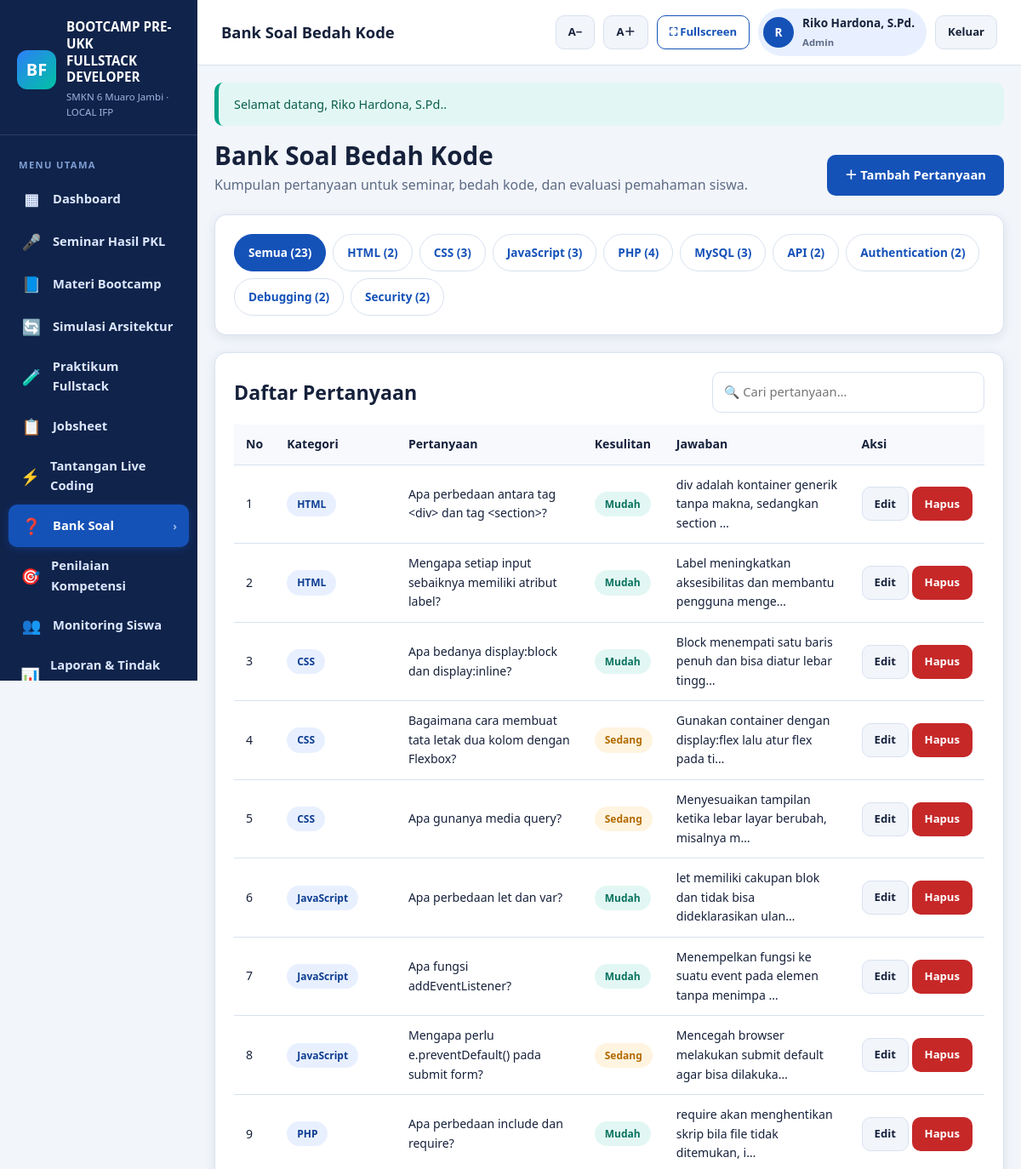
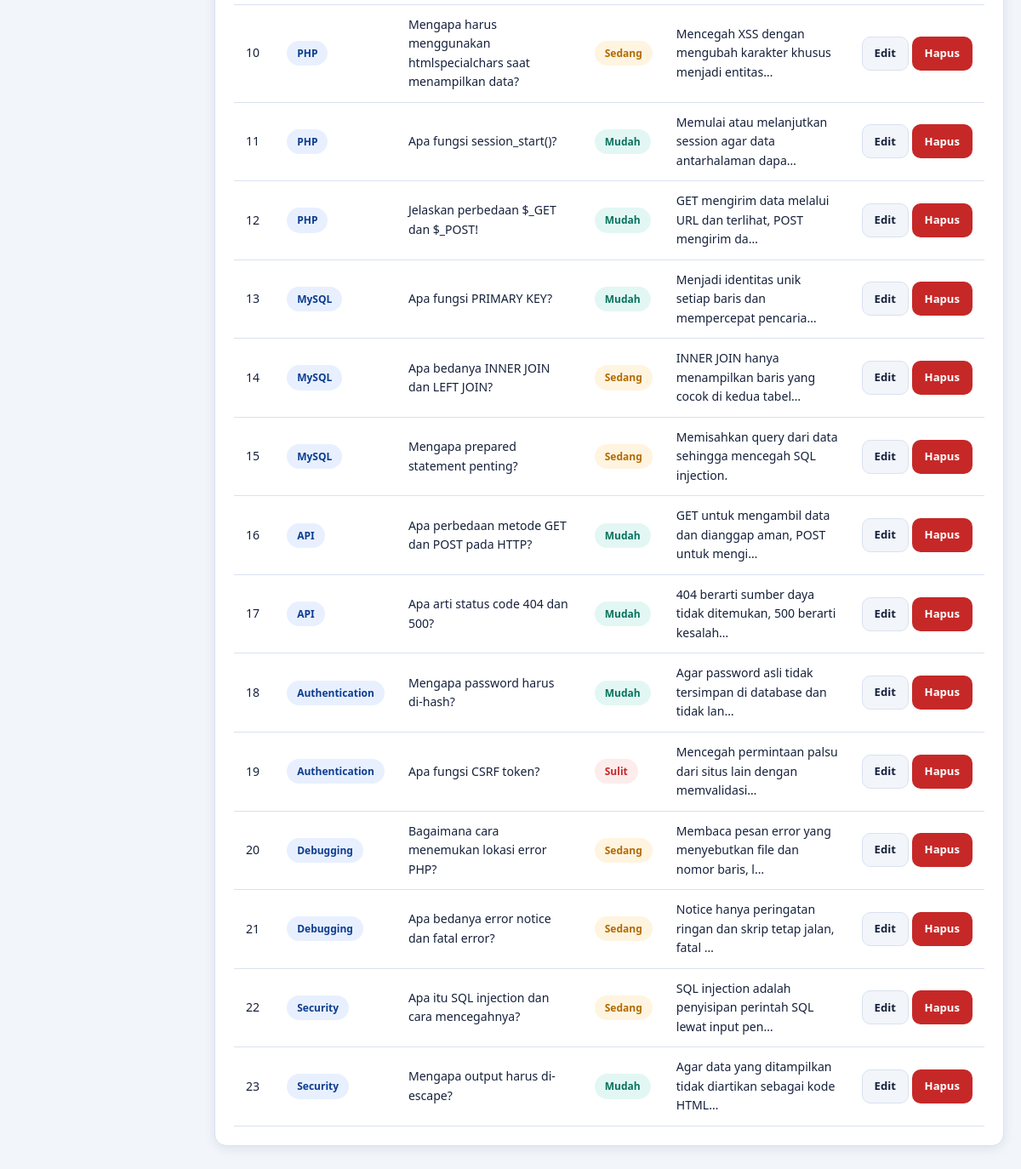
Screenshot of /modules/questions/index.php (signed in) with the database file from the repository (2 pictures, top to bottom).
### tables this page shows
CREATE TABLE users (
  id          INT UNSIGNED AUTO_INCREMENT PRIMARY KEY,
  username    VARCHAR(50) NOT NULL UNIQUE,
  password    VARCHAR(255) NOT NULL,
  full_name   VARCHAR(120) NOT NULL,
  role        ENUM('admin','guru','siswa') NOT NULL DEFAULT 'guru',
  student_id  INT UNSIGNED DEFAULT NULL,
  is_active   TINYINT(1) NOT NULL DEFAULT 1,
  last_login  DATETIME DEFAULT NULL,
  created_at  TIMESTAMP NOT NULL DEFAULT CURRENT_TIMESTAMP,
  updated_at  TIMESTAMP NOT NULL DEFAULT CURRENT_TIMESTAMP ON UPDATE CURRENT_TIMESTAMP,
  KEY idx_users_role (role),
  CONSTRAINT fk_users_student FOREIGN KEY (student_id) REFERENCES students(id) ON DELETE SET NULL
);

CREATE TABLE question_bank (
  id             INT UNSIGNED AUTO_INCREMENT PRIMARY KEY,
  category       ENUM('HTML','CSS','JavaScript','PHP','MySQL','API','Authentication','Debugging','Security') NOT NULL,
  question       TEXT NOT NULL,
  expected_answer TEXT DEFAULT NULL,
  difficulty     ENUM('mudah','sedang','sulit') NOT NULL DEFAULT 'sedang',
  created_at     TIMESTAMP NOT NULL DEFAULT CURRENT_TIMESTAMP,
  KEY idx_qb_category (category)
);

### config/database.php (called while the page is built, shortened)
<?php
function db()
{
    static $pdo = null;
    if ($pdo instanceof PDO) {
        return $pdo;
    }
    $dsn = 'mysql:host=' . DB_HOST . ';dbname=' . DB_NAME . ';charset=' . DB_CHARSET;
    try {
        $pdo = new PDO($dsn, DB_USER, DB_PASS, [
            PDO::ATTR_ERRMODE            => PDO::ERRMODE_EXCEPTION,
            PDO::ATTR_DEFAULT_FETCH_MODE => PDO::FETCH_ASSOC,
            PDO::ATTR_EMULATE_PREPARES   => false,
        ]);
    } catch (PDOException $e) {
        http_response_code(500);
        echo '<!doctype html><html lang="id"><meta charset="utf-8">';
        echo '<title>Koneksi Database Gagal</title>';
        echo '<body style="font-family:Arial,sans-serif;padding:40px;line-height:1.7">';
        echo '<h1>Koneksi database gagal</h1>';
        echo '<p>Periksa kembali:</p><ul>';
        echo '<li>Laragon (Apache &amp; MySQL) sudah berjalan.</li>';
        echo '<li>Database <strong>' . htmlspecialchars(DB_NAME) . '</strong> sudah dibuat.</li>';
        echo '<li>File <code>database/database.sql</code> sudah di-import.</li>';
        echo '<li>Pengaturan DB di <code>config/config.php</code> sesuai.</li>';
        echo '</ul><p>Detail teknis: <code>' . htmlspecialchars($e->getMessage()) . '</code></p>';
        echo '</body></html>';
        exit;
    }
    return $pdo;
}
function db_all(string $sql, array $params = []): array
{
    $stmt = db()->prepare($sql);
    $stmt->execute($params);
    return $stmt->fetchAll();
}
function db_one(string $sql, array $params = []): ?array
{
    $stmt = db()->prepare($sql);
    $stmt->execute($params);
    $row = $stmt->fetch();
    return $row === false ? null : $row;
}

### auth/auth.php (called while the page is built, shortened)
<?php
require_once __DIR__ . '/../config/database.php';
function current_user(): ?array
{
    static $cache = null;
    if ($cache !== null) {
        return $cache;
    }
    $cache = db_one(
        'SELECT u.id, u.username, u.full_name, u.role, u.student_id, u.is_active,
                s.name AS student_name, s.class_name
         FROM users u
         LEFT JOIN students s ON s.id = u.student_id
         WHERE u.id = ? AND u.is_active = 1',
        [(int) $_SESSION['user_id']]
    );
    return $cache;
}
function is_logged_in(): bool
{
    return current_user() !== null;
}
function user_role(): string
{
    $u = current_user();
    return $u ? $u['role'] : '';
}
function can_manage(): bool
{
    return in_array(user_role(), ['admin', 'guru'], true);
}
function require_login(): void
{
    if (!is_logged_in()) {
        flash('warning', 'Silakan login terlebih dahulu.');
        redirect('login.php');
    }
}
function role_label(string $role): string
{
    return [
        'admin' => 'Admin',
        'guru'  => 'Guru',
        'siswa' => 'Siswa',
    ][$role] ?? $role;
}

### modules/questions/index.php (the view, shortened to what this page needs)
<?php
require_once dirname(__DIR__, 2) . '/config/database.php';
require_once dirname(__DIR__, 2) . '/auth/auth.php';
require_login();
$page_title = 'Bank Soal Bedah Kode';
$category = query('category', '');
$where = $category !== '' ? 'WHERE category = ?' : '';
$params = $category !== '' ? [$category] : [];
$rows = db_all("SELECT * FROM question_bank $where ORDER BY FIELD(category, 'HTML','CSS','JavaScript','PHP','MySQL','API','Authentication','Debugging','Security'), id", $params);
$counts = db_all('SELECT category, COUNT(*) AS total FROM question_bank GROUP BY category');
$countMap = [];
foreach ($counts as $c) $countMap[$c['category']] = (int) $c['total'];
?>
<?php include dirname(__DIR__, 2) . '/includes/header.php'; ?>
<div class="page-head">
    <div>
        <h1>Bank Soal Bedah Kode</h1>
        <p>Kumpulan pertanyaan untuk seminar, bedah kode, dan evaluasi pemahaman siswa.</p>
    </div>
    <?php if (can_manage()): ?>
    <a class="btn btn-primary" href="<?= url('modules/questions/form.php') ?>">＋ Tambah Pertanyaan</a>
    <?php endif; ?>
</div>
<div class="card">
    <div class="pill-nav">
        <a class="pill <?= $category === '' ? 'active' : '' ?>" href="<?= url('modules/questions/index.php') ?>">Semua (<?= array_sum($countMap) ?>)</a>
        <?php foreach (QUESTION_CATEGORIES as $cat): ?>
            <a class="pill <?= $category === $cat ? 'active' : '' ?>" href="<?= url('modules/questions/index.php?category=' . urlencode($cat)) ?>">
                <?= e($cat) ?> (<?= $countMap[$cat] ?? 0 ?>)
            </a>
        <?php endforeach; ?>
    </div>
</div>
<div class="card">
    <div class="card-head"><h2>Daftar Pertanyaan</h2>
        <input type="text" id="table-filter" placeholder="🔍 Cari pertanyaan…" style="max-width:320px">
    </div>
    <div class="table-wrap">
        <table class="data-table" data-filterable>
            <thead><tr><th>No</th><th>Kategori</th><th>Pertanyaan</th><th>Kesulitan</th><th>Jawaban</th><?php if (can_manage()): ?><th>Aksi</th><?php endif; ?></tr></thead>
            <tbody>
            <?php foreach ($rows as $i => $q): ?>
                <tr>
                    <td><?= $i + 1 ?></td>
                    <td><span class="badge badge-blue"><?= e($q['category']) ?></span></td>
                    <td style="max-width:420px"><?= e($q['question']) ?></td>
                    <td><span class="badge badge-<?= ['mudah'=>'green','sedang'=>'yellow','sulit'=>'red'][$q['difficulty']] ?>"><?= e(ucfirst($q['difficulty'])) ?></span></td>
                    <td><?= $q['expected_answer'] ? e(str_limit($q['expected_answer'], 60)) : '<span class="muted">-</span>' ?></td>
                    <?php if (can_manage()): ?>
                    <td class="actions">
                        <a class="btn btn-light btn-sm" href="<?= url('modules/questions/form.php?id=' . (int)$q['id']) ?>">Edit</a>
                        <a class="btn btn-danger btn-sm" data-confirm="Hapus pertanyaan ini?" href="<?= url('modules/questions/process.php?action=delete&id=' . (int)$q['id']) ?>">Hapus</a>
                    </td>
                    <?php endif; ?>
                </tr>
            <?php endforeach; ?>
            </tbody>
        </table>
    </div>
</div>
<?php include dirname(__DIR__, 2) . '/includes/footer.php'; ?>

### includes/header.php (shortened to what this page needs)
<?php
$user = current_user();
$currentPath = str_replace('\\', '/', $_SERVER['SCRIPT_NAME'] ?? '');
$activeKey = '';
$map = [
    'dashboard'    => ['index.php'],
    'seminar'      => ['/modules/seminar/'],
    'materi'       => ['/modules/materi/'],
    'praktikum'    => ['/modules/praktikum/', '/modules/code/'],
    'jobsheet'     => ['/modules/jobsheet/'],
    'challenges'   => ['/modules/challenges/'],
    'questions'    => ['/modules/questions/'],
    'assessment'   => ['/modules/assessment/'],
    'students'     => ['/modules/students/'],
    'reports'      => ['/modules/reports/'],
    'settings'     => ['/modules/settings/'],
    'simulasi'     => ['/modules/simulasi/'],
];
foreach ($map as $key => $patterns) {
    foreach ($patterns as $pattern) {
        if ($key === 'dashboard') {
            $base = rtrim(BASE_PATH, '/');
            if (rtrim($currentPath, '/') === $base . '/index.php' || rtrim($currentPath, '/') === $base) {
                $activeKey = 'dashboard';
            }
        } elseif (strpos($currentPath, $pattern) !== false) {
            $activeKey = $key;
        }
    }
}
$menu = [
    ['dashboard',  '▦', 'Dashboard',            'index.php'],
    ['seminar',    '🎤', 'Seminar Hasil PKL',   'modules/seminar/index.php'],
    ['materi',     '📘', 'Materi Bootcamp',     'modules/materi/index.php'],
    ['simulasi',   '🔄', 'Simulasi Arsitektur', 'modules/simulasi/index.php'],
    ['praktikum',  '🧪', 'Praktikum Fullstack', 'modules/praktikum/index.php'],
    ['jobsheet',   '📋', 'Jobsheet',            'modules/jobsheet/index.php'],
    ['challenges', '⚡', 'Tantangan Live Coding','modules/challenges/index.php'],
    ['questions',  '❓', 'Bank Soal',           'modules/questions/index.php'],
    ['assessment', '🎯', 'Penilaian Kompetensi','modules/assessment/index.php'],
    ['students',   '👥', 'Monitoring Siswa',    'modules/students/index.php'],
    ['reports',    '📊', 'Laporan & Tindak Lanjut','modules/reports/index.php'],
    ['settings',   '⚙️', 'Pengaturan',          'modules/settings/index.php'],
];
?>
<!doctype html>
<html lang="id">
<head>
    <link rel="stylesheet" href="<?= asset('css/app.css') ?>">
</head>
<body>
<div class="app-shell">
    <aside class="sidebar">
        <div class="sidebar-brand">
            <div class="logo">
                <div class="logo-mark">BF</div>
                <div>
                    <strong>BOOTCAMP PRE-UKK<br>FULLSTACK DEVELOPER</strong>
                    <small><?= e(SCHOOL_NAME) ?> · LOCAL IFP</small>
                </div>
            </div>
        </div>
        <nav class="sidebar-nav">
            <div class="nav-label">Menu Utama</div>
            <?php foreach ($menu as $item): ?>
                <?php
                [$key, $icon, $label, $link] = $item;
                ?>
                <a class="nav-item <?= $activeKey === $key ? 'active' : '' ?>"
                   href="<?= url($link) ?>">
                    <span class="ico"><?= $icon ?></span>
                    <span><?= e($label) ?></span>
                    <?php if ($activeKey === $key): ?><span class="chev">›</span><?php endif; ?>
                </a>
            <?php endforeach; ?>
        </nav>
    </aside>
    <div class="main-area">
        <header class="topbar">
            <h1><?= e($page_title) ?></h1>
            <div class="topbar-actions">
                <button type="button" class="btn btn-light btn-sm no-print" onclick="changeFontSize(-1)" title="Perkecil teks">A−</button>
                <button type="button" class="btn btn-light btn-sm no-print" onclick="changeFontSize(1)" title="Perbesar teks">A＋</button>
                <button type="button" class="btn btn-outline btn-sm no-print" onclick="toggleFullscreen()" title="Layar penuh">⛶ Fullscreen</button>
                <?php if ($user): ?>
                    <div class="user-chip">
                        <span class="avatar"><?= e(mb_substr($user['full_name'], 0, 1)) ?></span>
                        <span>
                            <?= e($user['full_name']) ?><br>
                            <small><?= e(role_label($user['role'])) ?></small>
                        </span>
                    </div>
                    <a class="btn btn-light btn-sm no-print" href="<?= url('logout.php') ?>">Keluar</a>
                <?php endif; ?>
            </div>
        </header>
        <main class="content">

### rows the page displays
users: full_name "R", full_name "Riko Hardona, S.Pd.", role "Admin"
question_bank: category "HTML", question "Apa perbedaan antara tag <div> dan tag <section>?", difficulty "Mudah", expected_answer "div adalah kontainer generik tanpa makna, sedangkan section …"
question_bank: category "HTML", question "Mengapa setiap input sebaiknya memiliki atribut label?", difficulty "Mudah", expected_answer "Label meningkatkan aksesibilitas dan membantu pengguna menge…"
question_bank: category "CSS", question "Apa bedanya display:block dan display:inline?", difficulty "Mudah", expected_answer "Block menempati satu baris penuh dan bisa diatur lebar tingg…"
question_bank: category "CSS", question "Bagaimana cara membuat tata letak dua kolom dengan Flexbox?", difficulty "Sedang", expected_answer "Gunakan container dengan display:flex lalu atur flex pada ti…"
question_bank: category "CSS", question "Apa gunanya media query?", difficulty "Sedang", expected_answer "Menyesuaikan tampilan ketika lebar layar berubah, misalnya m…"
question_bank: category "JavaScript", question "Apa perbedaan let dan var?", difficulty "Mudah", expected_answer "let memiliki cakupan blok dan tidak bisa dideklarasikan ulan…"
question_bank: category "JavaScript", question "Apa fungsi addEventListener?", difficulty "Mudah", expected_answer "Menempelkan fungsi ke suatu event pada elemen tanpa menimpa …"
question_bank: category "JavaScript", question "Mengapa perlu e.preventDefault() pada submit form?", difficulty "Sedang", expected_answer "Mencegah browser melakukan submit default agar bisa dilakuka…"
question_bank: category "PHP", question "Apa perbedaan include dan require?", difficulty "Mudah", expected_answer "require akan menghentikan skrip bila file tidak ditemukan, i…"
question_bank: category "PHP", question "Mengapa harus menggunakan htmlspecialchars saat menampilkan data?", difficulty "Sedang", expected_answer "Mencegah XSS dengan mengubah karakter khusus menjadi entitas…"
question_bank: category "PHP", question "Apa fungsi session_start()?", difficulty "Mudah", expected_answer "Memulai atau melanjutkan session agar data antarhalaman dapa…"
question_bank: category "PHP", question "Jelaskan perbedaan $_GET dan $_POST!", difficulty "Mudah", expected_answer "GET mengirim data melalui URL dan terlihat, POST mengirim da…"
question_bank: category "MySQL", question "Apa fungsi PRIMARY KEY?", difficulty "Mudah", expected_answer "Menjadi identitas unik setiap baris dan mempercepat pencaria…"
question_bank: category "MySQL", question "Apa bedanya INNER JOIN dan LEFT JOIN?", difficulty "Sedang", expected_answer "INNER JOIN hanya menampilkan baris yang cocok di kedua tabel…"
question_bank: category "MySQL", question "Mengapa prepared statement penting?", difficulty "Sedang", expected_answer "Memisahkan query dari data sehingga mencegah SQL injection."
question_bank: category "API", question "Apa perbedaan metode GET dan POST pada HTTP?", difficulty "Mudah", expected_answer "GET untuk mengambil data dan dianggap aman, POST untuk mengi…"
question_bank: category "API", question "Apa arti status code 404 dan 500?", difficulty "Mudah", expected_answer "404 berarti sumber daya tidak ditemukan, 500 berarti kesalah…"
question_bank: category "Authentication", question "Mengapa password harus di-hash?", difficulty "Mudah", expected_answer "Agar password asli tidak tersimpan di database dan tidak lan…"
question_bank: category "Authentication", question "Apa fungsi CSRF token?", difficulty "Sulit", expected_answer "Mencegah permintaan palsu dari situs lain dengan memvalidasi…"
question_bank: category "Debugging", question "Bagaimana cara menemukan lokasi error PHP?", difficulty "Sedang", expected_answer "Membaca pesan error yang menyebutkan file dan nomor baris, l…"
question_bank: category "Debugging", question "Apa bedanya error notice dan fatal error?", difficulty "Sedang", expected_answer "Notice hanya peringatan ringan dan skrip tetap jalan, fatal …"
question_bank: category "Security", question "Apa itu SQL injection dan cara mencegahnya?", difficulty "Sedang", expected_answer "SQL injection adalah penyisipan perintah SQL lewat input pen…"
question_bank: category "Security", question "Mengapa output harus di-escape?", difficulty "Mudah", expected_answer "Agar data yang ditampilkan tidak diartikan sebagai kode HTML…"

### other values shown
SCHOOL_NAME "SMKN 6 Muaro Jambi"
$icon "▦"
$label "Dashboard"
$icon "🎤"
$label "Seminar Hasil PKL"
$icon "📘"
$label "Materi Bootcamp"
$icon "🔄"
$label "Simulasi Arsitektur"
$icon "🧪"
$label "Praktikum Fullstack"
$icon "📋"
$label "Jobsheet"
$icon "⚡"
$label "Tantangan Live Coding"
